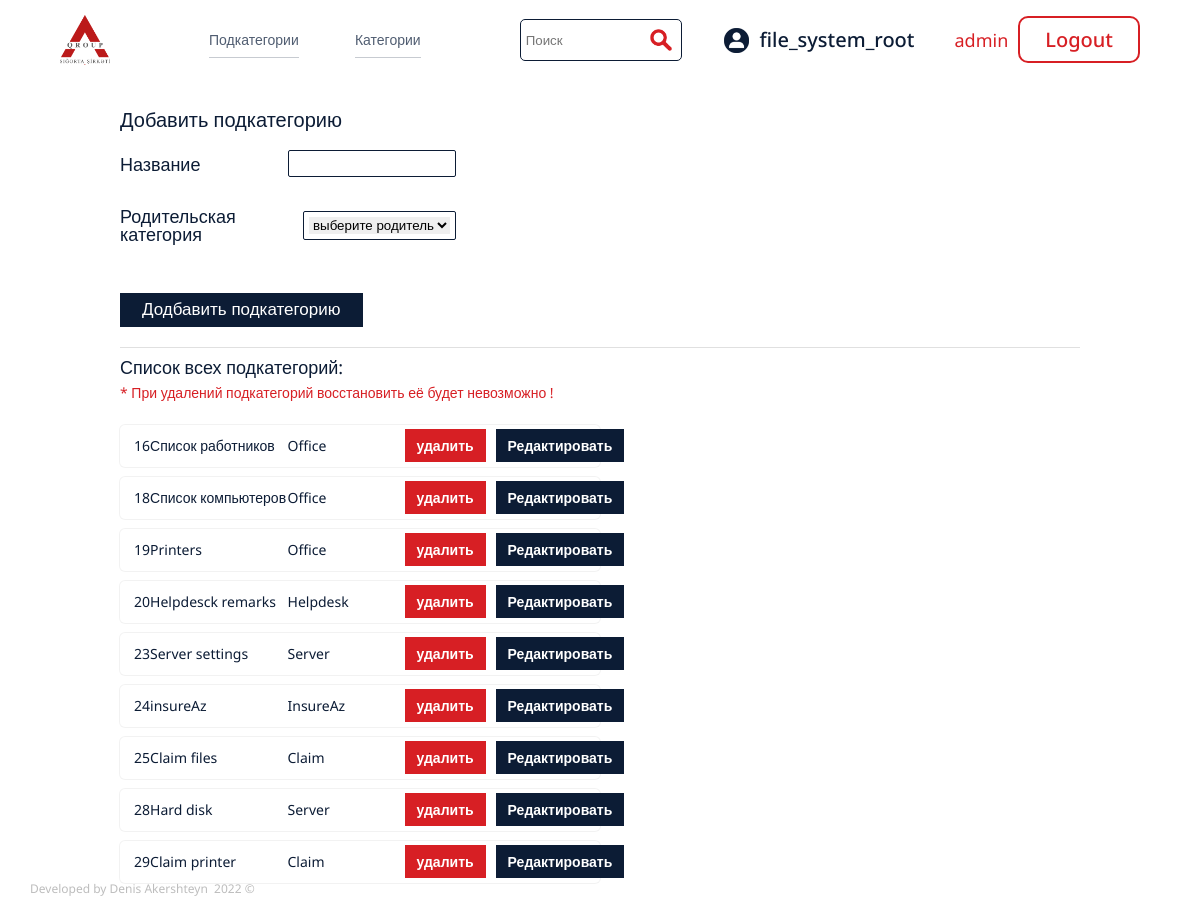
Screenshot of /index.php?source_page=add_subcategory (signed in) with the database file from the repository.
### tables this page shows
CREATE TABLE `sub_category` (
  `id` int(11) NOT NULL,
  `name` varchar(255) NOT NULL,
  `sub_id` int(11) NOT NULL,
  `content` longtext NOT NULL,
  `image` text NOT NULL,
  `key_words` varchar(255) NOT NULL,
  `file_desc` text NOT NULL
);

CREATE TABLE `category` (
  `id` int(11) NOT NULL,
  `category_name` varchar(255) NOT NULL,
  `category_access` varchar(255) NOT NULL
);

### settings/add_subcategory.php (the view, shortened to what this page needs)
<div class="add__subcategory__wrapper">
    <form name="add_subcategory_form" role="form" method="post" id="add_subcategory_form" action="./db/add_subcategory.php" class="add_subcategory_form">
        <div class="add_subcategory_desc">Добавить подкатегорию</div>
        <div class="add_subcategory_block">
            <div class="add_subcategory_block-desc">Название</div>
            <div class="add_subcategory_block-input">
                <input type="text" id="subcategory_name" name="subcategory_name">
            </div>
        </div>
        <div class="add_subcategory_block">
            <div class="add_subcategory_block-desc">
                Родительская категория
            </div>
            <div class="add_subcategory_block-select">
                <select name="sub_id" id="sub_id">
                    <option value="">выберите родительскую категорию</option>
                </select>
            </div>
        </div>
        <div class="add_subcategory_block">
            <button class="add_susb_button">Додбавить подкатегорию</button>
        </div>
    </form>
    <div class="all__subcategories_wrapper">
        <div class="all__subcategories__name">
            Список всех подкатегорий:
        </div>
        <p class="delete__remark">
            * При удалений подкатегорий восстановить её будет невозможно !
        </p>
        <div class="subcategori__wrapper_container">
            <?php
            $query1 = "SELECT * FROM sub_category";
            $select_category1 = mysqli_query($connection, $query1);
            while ($row1 = mysqli_fetch_assoc($select_category1)) {
                $id1 = $row1['id'];
                $category_name1 = $row1['name'];
                $sub123 = $row1['sub_id'];
            ?>
                <div class="subcategory__element">
                    <div class="subcategory__element__id">
                        <?php echo $id1; ?>
                    </div>
                    <div class="subcategory__element__name">
                        <?php echo $category_name1; ?>
                    </div>
                    <div class="subcategory__element__rfer">
                        <?php
                        $query2 = "SELECT * FROM category WHERE id = '{$sub123}' ";
                        $select_category2 = mysqli_query($connection, $query2);
                        while ($row2 = mysqli_fetch_assoc($select_category2)) {
                            $category_name2 = $row2['category_name'];
                        ?>
                            <p><?php echo $category_name2; ?></p>
                        <?php
                        }
                        ?>
                    </div>
                    <div class="subcategory__element__delete">
                        <a href="./db/delete_subcategory.php?source=<?php echo $id1; ?>">удалить</a>
                    </div>
                    <div class="subcategory__element__link">
                        <a href="./index.php?source_page=edit_category&sub_cat_id=<?php echo $id1; ?>">Редактировать</a>
                    </div>
                </div>
            <?php
            }
            ?>
        </div>
    </div>
</div>

### styles/style.css (style rules this page uses)
* { padding: 0; margin: 0; border: 0; }
*, *:before, *:after { -moz-box-sizing: border-box; -webkit-box-sizing: border-box; box-sizing: border-box; }
html, body { height: 100%; width: 100%; font-size: 100%; line-height: 1; font-size: 14px; -ms-text-size-adjust: 100%; -moz-text-size-adjust: 100%; -webkit-text-size-adjust: 100%; font-family: "Noto Sans", sans-serif; }
.add__subcategory__wrapper { width: 80%; margin: 0 auto; color: #0c1c35; }
.add_subcategory_form { padding-top: 30px; }
.add_subcategory_desc { font-size: 20px; }
.add_subcategory_block { display: flex; margin: 10px 0px; width: 35%; padding: 10px 0px; justify-content: space-between; align-items: center; }
.add_subcategory_block-desc { font-size: 18px; }
.add_subcategory_block-input { padding: 5px; width: 50%; border: 1px solid #0c1c35; border-radius: 2px; }
.add_subcategory_block-input input { width: 100%; }
.add_subcategory_block-select { padding: 5px; width: 50%; border: 1px solid #0c1c35; border-radius: 2px; }
.add_subcategory_block-select select { width: 100%; height: 100%; }
.add_subcategory_block button { cursor: pointer; margin-top: 20px; background-color: #0c1c35; color: #fff; padding: 5px 20px; font-size: 17px; border: 2px solid #0c1c35; }
.all__subcategories_wrapper { width: 100%; margin: 0 auto; border-top: 1px solid rgba(0, 0, 0, 0.12); padding-top: 10px; }
.all__subcategories__name { font-size: 18px; margin-bottom: 10px; }
.subcategori__wrapper_container { display: flex; flex-direction: column; width: 50%; }
.subcategory__element { margin-top: 10px; background-color: #fff; border-radius: 5px; box-shadow: rgba(0, 0, 0, 0.05) 0px 0px 0px 1px; padding: 14px; display: flex; justify-content: space-between; }
.subcategory__element__id { width: 4.5%; }
.subcategory__element__name { width: 47%; }
.subcategory__element__rfer { width: 40%; }
.subcategory__element__link { width: 20%; }
.subcategory__element__link a { color: #fff; background-color: #0c1c35; padding: 5px 10px; height: 100%; text-decoration: none; border: 2px solid #0c1c35; font-weight: 600; }
.subcategory__element__delete { margin-right: 10px; }
.subcategory__element__delete a { font-weight: 600; color: #fff; background-color: #d71f24; padding: 5px 10px; height: 100%; text-decoration: none; border: 2px solid #d71f24; }
.delete__remark { color: #d71f24; margin-bottom: 15px; margin-top: 10px; }

### rows the page displays
sub_category: id "16", name "Список работников"
category: category_name "Office"
sub_category: id "18", name "Список компьютеров"
sub_category: id "19", name "Printers"
sub_category: id "20", name "Helpdesck remarks"
category: category_name "Helpdesk"
sub_category: id "23", name "Server settings"
category: category_name "Server"
sub_category: id "24", name "insureAz"
category: category_name "InsureAz"
sub_category: id "25", name "Claim files"
category: category_name "Claim"
sub_category: id "28", name "Hard disk"
sub_category: id "29", name "Claim printer"

### other values shown
$_SESSION['username'] "file_system_root"
$_SESSION['role'] "admin"
